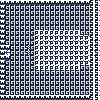

Below is a game level as drawn by its tile map, then a one-line description and the .tmx file that defines it, in full:
An orthogonal 20x20 tile map with 5x5 px tiles, 1 tile layer (Tile Layer 1).

<map version="1.10" tiledversion="1.11.1" orientation="orthogonal" renderorder="right-up" width="20" height="20" tilewidth="5" tileheight="5" infinite="0" nextlayerid="3" nextobjectid="6">
 <properties>
  <property name="ambient_light" type="float" value="0" />
  <property name="skybox_bottom" value="sky2_bottom.png" />
  <property name="skybox_east" value="sky2_east.png" />
  <property name="skybox_north" value="sky2_north.png" />
  <property name="skybox_south" value="sky2_south.png" />
  <property name="skybox_top" value="sky2_top.png" />
  <property name="skybox_west" value="sky2_west.png" />
 </properties>
 <tileset firstgid="1" source="set.tsx" />
 <layer id="1" name="Tile Layer 1" width="20" height="20">
  <data encoding="csv">
2,2,2,2,2,2,2,2,2,2,2,2,2,2,2,2,2,2,17,18,
2,1,1,1,1,1,1,1,1,1,1,1,1,1,1,1,1,1,17,18,
2,1,1,1,1,1,1,1,1,1,1,1,1,1,1,1,1,1,17,18,
2,1,1,1,1,1,1,1,1,1,1,1,1,1,1,1,1,1,17,18,
2,1,1,1,1,1,1,1,1,1,1,1,1,1,1,1,1,1,17,18,
2,1,1,1,1,1,1,1,1,1,1,1,1,1,1,1,1,1,17,18,
2,1,1,1,1,1,1,9,10,10,10,10,10,10,10,9,1,1,17,18,
2,1,1,1,1,1,1,10,11,11,11,11,11,11,11,11,11,11,17,18,
2,1,1,1,1,1,1,10,11,11,11,11,11,11,11,11,11,10,18,18,
2,2,1,1,1,22,1,10,11,11,11,11,11,11,11,11,11,10,18,18,
2,5,1,1,1,22,1,10,11,11,11,11,11,11,11,11,11,10,18,18,
2,2,1,1,1,1,1,10,11,11,11,11,11,11,11,11,11,10,18,18,
2,1,1,1,1,1,1,10,11,11,11,11,11,11,11,11,11,11,17,18,
2,1,1,1,1,1,1,9,10,10,10,10,10,10,10,9,1,1,17,18,
2,1,1,1,1,1,1,1,1,1,1,1,1,1,1,1,1,1,17,18,
2,1,1,1,1,1,1,1,1,1,1,1,1,1,1,1,1,1,17,18,
2,1,1,1,1,1,1,1,1,1,1,1,1,1,1,1,1,1,17,18,
2,1,1,1,1,1,1,1,1,1,1,1,1,1,1,1,1,1,17,18,
2,1,1,1,1,1,1,1,1,1,1,1,1,1,1,1,1,1,17,18,
2,2,2,2,2,2,2,2,2,2,2,2,2,2,2,2,2,2,17,18
</data>
 </layer>
 <objectgroup id="2" name="thingy" />
</map>
